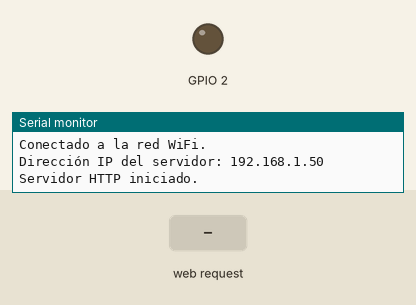
This sketch was run on a simulated ESP32. Parts: output pins drawn as LEDs (lit = HIGH), the last lines printed to the serial monitor. The test bench sets the inputs (shaded band). WiFi joins after 1.5 s; servers stay silent unless stated; random numbers use the default seed unless the sketch sets one.

Above: at 2.7 s.
2.8 s: HTTP request GET /?mensaje=ON received
At 3.4 s:
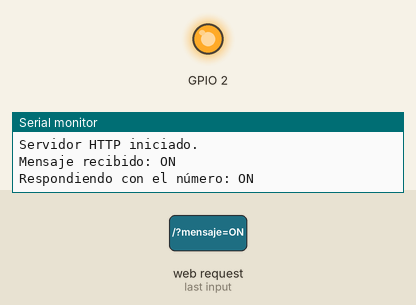
4.3 s: HTTP request GET / received
5.8 s: HTTP request GET /?mensaje=hola received
Timing chart, 0 to 8.8 s (numbered marks = the images above; inputs shaded):
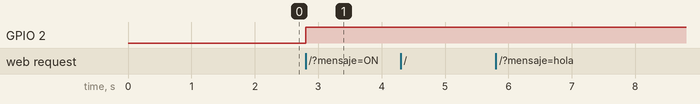

The sketch:

server_HTTP_python.ino
```cpp
#include <WiFi.h>
#include <WebServer.h>

// Sustituye con tus credenciales de red
//const char* ssid = "BUAP_Estudiantes";
//const char* password = "f85ac21de4";
const char* ssid = "UPPue-WiFi";
const char* password = NULL;
// Crea un objeto servidor web en el puerto 80 (el puerto HTTP por defecto)
WebServer server(80);

void setup() {
 Serial.begin(115200);
 // Conecta el ESP32 a la red WiFi
 WiFi.begin(ssid, password);
 while (WiFi.status() != WL_CONNECTED) {
   delay(500);
   Serial.println("Conectando a la red WiFi...");
 }
 Serial.println("Conectado a la red WiFi.");
 Serial.print("Dirección IP del servidor: ");
 Serial.println(WiFi.localIP());
 // Define la función a ejecutar cuando el servidor recibe una solicitud en la ruta raíz "/"
 server.on("/", handleRoot);
 // Inicia el servidor
 server.begin();
 Serial.println("Servidor HTTP iniciado.");

 pinMode(2, OUTPUT);
}

void loop() {
 // Maneja las solicitudes de los clientes de forma continua
 server.handleClient();
}

void handleRoot() {
 // Comprueba si la solicitud del cliente es una solicitud GET
 server.send(200, "text/plain", "no haces esto 1");
 if (server.method() == HTTP_GET) {
   // Obtiene la cadena de la solicitud GET (ej. http://<IP_ESP32>/?mensaje=hola)
   String mensaje = server.arg("mensaje");
   // Imprime el mensaje recibido en el monitor serial
   Serial.print("Mensaje recibido: ");
   Serial.println(mensaje);
   server.send(200, "text/plain", "Mensaje recibido: ");
   // Comprueba si el mensaje recibido es "hola"
   if (mensaje == "hola") {
     // Si el mensaje es "hola", responde con un número aleatorio
     int numeroAleatorio = random(1, 100); // Genera un número entre 1 y 99
     String respuesta = String(numeroAleatorio);
     server.send(200, "text/plain", respuesta);
     Serial.print("Respondiendo con el número: ");
     Serial.println(respuesta);
   }
    else if (mensaje == "ON"){
      String respuesta = "ON";
     server.send(200, "text/plain", respuesta);
     Serial.print("Respondiendo con el número: ");
     Serial.println(respuesta);
     digitalWrite(2, HIGH);
    }
    else if (mensaje == "OFF"){
      String respuesta = "OFF";
     server.send(200, "text/plain", respuesta);
     Serial.print("Respondiendo con el número: ");
     Serial.println(respuesta);
     digitalWrite(2, LOW);
    }
    else if (mensaje == "Analogica"){
      int datoAnalogico = analogRead(36);
      String respuesta = String(datoAnalogico);
     server.send(200, "text/plain", respuesta);
     Serial.print("Respondiendo con el número: ");
     Serial.println(datoAnalogico);

    }
    else {
     // Si el mensaje no es "hola", envía una respuesta predeterminada
     server.send(200, "text/plain", "Mensaje no reconocido.");
   }
 }
}
```

Measured:
- after the input at 2.8 s, GPIO 2: LOW → HIGH at once
